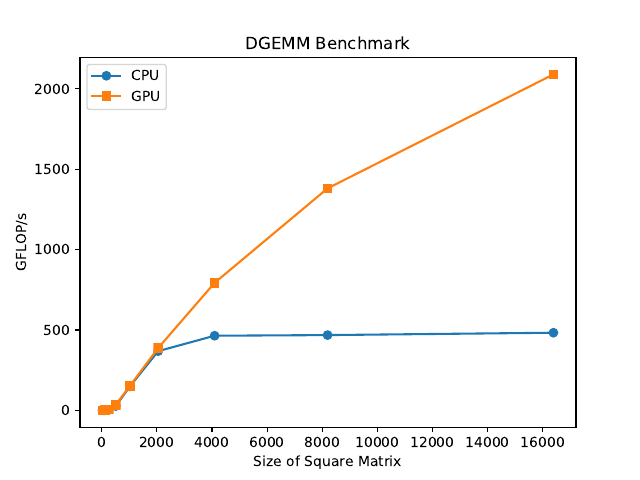

Here is the Python script that generated this plot:
import matplotlib
matplotlib.use("Agg")
import matplotlib.pyplot as plt
import numpy as np

datafile = "dgemm_bench.dat"
posFlops = 4
n = np.array([2**i for i in range(5, 15, 1 )])
GFLOP = 2. * n ** 3 / 10 ** 9
data = np.array([float(l.split()[posFlops]) for l in open(datafile)])
plt.plot(n[:len(data[::2])], GFLOP[:len(data[::2])]/data[::2], 'o-', label="CPU")
plt.plot(n[:len(data[1::2])], GFLOP[:len(data[1::2])]/data[1::2],'s-',  label="GPU")
plt.legend(loc='upper left')
plt.xlabel("Size of Square Matrix")
plt.ylabel("GFLOP/s")
plt.title("DGEMM Benchmark")
plt.savefig("dgemm_bench.png")
plt.savefig("dgemm_bench.svg")
plt.savefig("dgemm_bench.pdf")
# plt.show()
